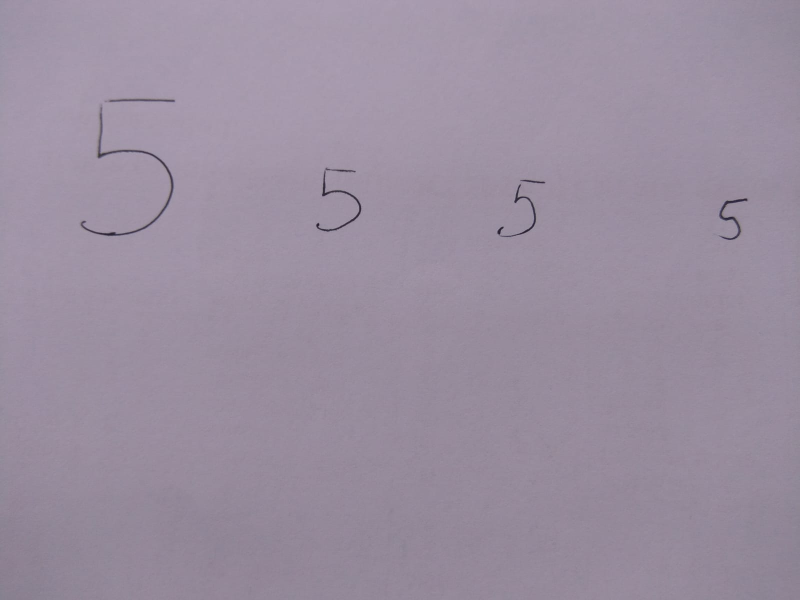
#> input picture Chapter 07. Object Recognition/images/testcamera.jpeg, 1599 x 1200 px (shown at 1/2 size)
$ jupyter execute --allow-errors '7.3 Binomial distribution Naive Bayes Classifier.ipynb'
#> lines starting #> are read from the running program, lines starting #| are printed output that depends on the picture; after the words box and inside, x2 and y2 are one past the last pixel; in counts of white or black regions, pixels touching at a corner belong together
# 7.3 Binomial distribution Naive Bayes Classifier

In the previous notebook we appied a Maximum Log-Likelihood estimation ($d_k(x) = ln\ p(\mathbf{x}/C_k)$) on features that follow a normal distribution. In this notebook we will use as well a Maximum Log-Likelihood estimation but **now the variables follow a binomial distribuion** (variables are either $1$ or $0$).

As we are using a **naive** Bayes classifier, variables are again assumed **independent**:

$$P(x_i \cap x_j) = P(x_i)p(x_j) \; \forall i,j$$

In this notebook we will learn how a naive Bayes classifier can be trained (section 7.3.1) and tested (section 7.3.2) using binomial variables.

## Problem contex - Digit recognition

> Digit recognition system is the working of a machine to **train itself or recognizing the digits** from different sources like emails, bank cheque, papers, images, etc. and in different real-world scenarios for online handwriting recognition on computer tablets or system, recognize **number plates of vehicles**, processing bank cheque amounts, numeric entries in forms filled up by hand (say — tax forms) and so on.

For completing our plate detector and recognition system, we are going to learn how to construct a digit recognition system (can be generalized for all plate possible characters) usign a naive Bayes classifier.

For this problem we need a set of digit images that will be used as training dataset for our classifier. For car plate recognition we would have to classify digits and letter. For simplify this, we are going to use only digit images (only 10 possible classes). You can find provided images in `./images/train_binary/imagen{0-9}_{1-500}.png`, having 500 images for each digit.

*Note that images contains handwritten digits instead of plate ones, but it's the same procedure.*

[cell 1]
import numpy as np
import cv2
import matplotlib.pyplot as plt
import matplotlib
matplotlib.rcParams['figure.figsize'] = (16.0, 8.0)

images_path = './images/'

### 7.3.1 Training a naive Bayes classifier (binomial distribution)

We will follow the same procedure than in the previous notebook, but adapted to binomial distribution. First, we need to remember how the discriminant function of a Bayesian classifier is created:$\\[10pt]$

$$
\begin{eqnarray}
&d_k(x) &= P(C_k/\mathbf{x}) = \frac{p(\mathbf{x}/C_k)P(C_k)}{P(\mathbf{x})}\\
\xrightarrow{P(\mathbf{x})\text{ is a constant value }\forall k} \hspace{0.2cm}&d_k(x) &= p(\mathbf{x}/C_k)P(C_k)\\[7pt]
\xrightarrow{\text{ ln doesn't alter maximum }} \hspace{0.2cm} &d_k(x) &= lnp(\mathbf{x}/C_k) + lnP(C_k)\\[7pt]
\xrightarrow{\text{If } P(C_k) = P(C_j)\; \forall \ j,k }\hspace{0.2cm} &d_k(x) &= lnp(\mathbf{x}/C_k)
\end{eqnarray}
\\[8pt]$$

For this problem, we have $28x28$ pixels images, and each pixel is a feature that can be either $0$ or $1$:

$$\mathbf{x} = [x_1 \; x_2 \; \ldots \; x_f \; \ldots \; x_{28x28}]$$

And the probability of a pixel $x_f$ belongs to a class $C_i$ is:

$$p(x_f/C_i) = (p_f^i)^{x_f} *  (1 - p_f^i)^{(1 - x_f)}$$

Being $p_f^i$ the probability that $x_f = 1$ if $\mathbf{x} \in C_i$.

Our features are independent (naive Bayes classifier), so we can multiply all probaiblities:$\\[5pt]$

$$p(\mathbf{x}/C_i) = \Pi_{f=1}^n p(x_f/C_i) = \Pi_{f=1}^n (p_f^i)^{x_f}*(1 - p_f^i)^{(1 - x_f)}$$

Finally, for obtaining the discriminant function, we apply the logaritm:$\\[7pt]$

$$ln\ p(\mathbf{x}/C_i) = \Sigma_{f=1}^n [x_f \cdot ln(p_f^i) + (1- x_f) \cdot ln\ (1-p_f^i)] = \Sigma_{f=1}^n x_f \cdot ln\ \frac{p_f^i}{1-p_f^i} + \Sigma_{f=1}^n ln\ (1-p_f^i)$$

$$d_i(x) = ln \ p(\mathbf{x}/C_i) + ln \ P(C_i) = \underbrace{ln \ P(C_i) + \Sigma_{f=1}^n ln\ (1-p_f^i)}_{w_{n+1}^i} + \Sigma_{f=1}^n x_f \cdot \underbrace{ln\ \frac{p_f^i}{1-p_f^i}}_{w_f^i}$$

As we can see, the function is lineal.

### **<span style="color:green"><b><i>ASSIGNMENT 1a</i></b></span>**

**Setting up the data**

The first step for training the classifier is preparing the images, this is done vectorizing each image. **Our task** is to construct a matrix containing all the images data (`./images/train_binary/imagen{0-9}_{1-500}.png`), this array will have 3 dimensions $(n\_pixels, n\_images, n\_classes)$. Each column of the array contains a vectorized version of the corresponding image (the are `m_images` columns for `n_images` images). In the third column we have the classes (we have 10 possible classes {0-9}).

Read all images (500 images for each digit) and obtain the mentioned matrix storing all data. Images are grayscale, you will have to segment them first using openCV in order to follow a binomial distribution.

[cell 2]
## Training

# Initialize matrix
r,c = 28,28
dataset = np.zeros((r*c,500,10))

# For each class
#> (the rest of this cell did not finish here and is left out)

### **<span style="color:green"><b><i>ASSIGNMENT 1b</i></b></span>**

**Computing probabilities**

Now, we will compute the probabilities matrix that allows us to compute the weights:

$$d_i(x) = ln \ p(\mathbf{x}/C_i) + ln \ P(C_i) = \underbrace{ln \ P(C_i) + \Sigma_{f=1}^n ln\ (1-p_f^i)}_{w_{n+1}^i} + \Sigma_{f=1}^n x_f \cdot \underbrace{ln\ \frac{p_f^i}{1-p_f^i}}_{w_f^i}$$

In this case, the weights are constructed from probabilities ($p_f^i$). Each variable $p_f^i$ contains the probability that $x_f = 1$ if $\mathbf{x} \in C_i$. For binomial distribution, computing the probabilities is straightforward. We just have to count the number of times that each pixel is `1` in each class, and divide it by the number of imaged used:

$$p_{f}^i = \frac{1}{N}\Sigma_{k=1}^{N}x_{f,k}^{i}$$$\\[3pt]$

*Regarding to our problem, $N=500$ as we have $500$ images for each class and the range of $f$ is $[0-783]$*.

$\\[2pt]$

**What to do?** Construct a 2D matrix **containing all the probabilities** ($matrix[f,i] = p_f^i$). Then, **unvectorize the probabilities** in the matrix (2D $\rightarrow$ 3D), constructing **heatmaps**, which are images where each pixel contains its own probability. Finally, **plot the heatmaps** in order to **check** if we are in a good way:

*Tip: try to use [np.sum](https://numpy.org/doc/stable/reference/generated/numpy.sum.html) for computing the probaiblities in order to avoid loops, which are usually slower (check the `axis` argument).*

[cell 3]
# Compute probabilities
probabilities = np.sum(dataset, axis=1)/500

# Reshape to obtain heatmaps
heatmaps = probabilities.reshape(r,c,10)

# Plot heatmaps
for i in range(2):
    for j in range(5):
        plt.subplot(2,5, i*5+(j+1))
        plt.title("Number " + str(i*5+j) + " probabilities")
        plt.imshow(heatmaps[:,:,i*5+j])
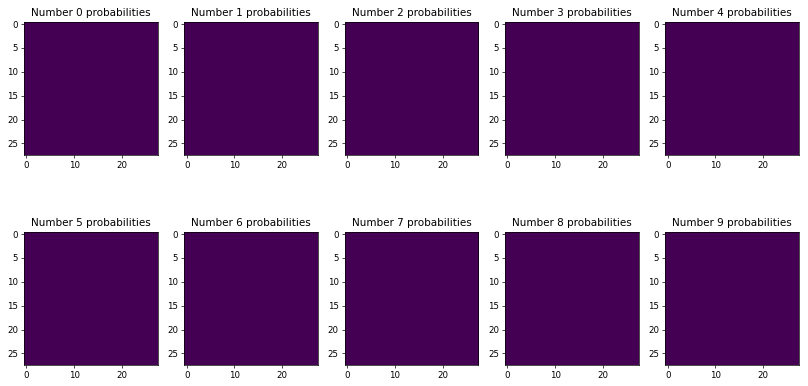
#> figure drawn by matplotlib, 10 panels

### **<span style="color:green"><b><i>ASSIGNMENT 1c</i></b></span>**

**Computing weights**

As you know, once we obtain the weights of the discriminant function, we can compute the discriminant functions and then classify new images. So, this is the last training step.

$$
\begin{eqnarray}
w_f^i &=& ln\ \frac{p_f^i}{1-p_f^i}\\[5pt]
w_{n+1}^i &=& ln\ P(C_k) + \Sigma_{f=1}^n ln(1- p_f^i)
\end{eqnarray}
$$

Note that we can't neither divide by 0 nor compute the logarithm of 0. If we want to compute the weights, we should **previously replace 0 and 1 probabilities for close numbers** (e.g. 0.0001 and 0.9999), this can be done using [np.where](https://numpy.org/doc/1.18/reference/generated/numpy.where.html).

Again, as we don't have any prior information about the occurences of each class, the prior probability $P(C_k)$ should be $1/n\_classes$ for each class $k$.

**What to do?** Construct a 2D matrix containing the weights of the classifier.

*For applying the natural logarithm to all the elements of a matrix, you can use [np.log](https://numpy.org/doc/1.18/reference/generated/numpy.log.html?highlight=log#numpy.log).*

[cell 4]
## Weight calculation

# Replace 0 and 1 values
probabilities = np.where(probabilities==0, 0.001, probabilities)
probabilities = np.where(probabilities==1, 0.999, probabilities)

# Initialize matrix
weights = np.zeros((r*c+1,10))

# Compute weights
weights[:-1,:] = np.log(probabilities/(1-probabilities))
weights[-1,:] = np.log(0.1) + np.sum(np.log(1-probabilities),axis=0)

### 7.3.2 Testing a naive Bayes classifier (binomial distribution)

Once we have the weights $w_{n+1}^i$ and $w_f^i$, we can evaluate the discriminant functions $d_i(x) \; (i=0,1,\ldots,9)$ for each vector $\mathbf{x}$ (a new vectorized image that have not been used in training phase).

$$d_i(\mathbf{x}) = w_{n+1}^i + \Sigma_{f=0}^{783}w_f^i \cdot x_f \quad i = 0,\ldots, 9$$

We will have 10 outputs, the results of the discriminant functions (one per class). As we are estimating the **maximum log-likelihood**, the assigned class will be maximum distriminant function.

### **<span style="color:green"><b><i>ASSIGNMENT 2</i></b></span>**

For this exercise, we provide the numPy matrix `digitos.npy` located at `./test_binary/`. It is a 1D matrix containing 50 digits between 0 and 9 that are the classes of the images `./test_binary/timage{1-50}`. **Your task** is to classify those 50 images and check if the output of your classifier match with the actual class (contained in `digitos.npy`). In this way, we can estimate how good is our classifier.

*If you trained your classifier with the provided images, you should have 41/50 hits, or a 82% of accuracy.*

#> (a cell that did not finish here is left out)

### **<span style="color:green"><b><i>EXTRA: ASSIGNMENT 3</i></b></span>**

You can also test your classifier with your own images, try to write a digit in a paper and make a photo with your phone. You will need some preprocessing first in order to preparing the image as a feature vector $\mathbf{x}$.$\\[5pt]$

$\\[5pt]$

First, you will need to segment the region of interest (crop the digit). Then, you will have to resize the image to a $28\times28$ image (classifier input), you can use [cv2.resize](https://docs.opencv.org/4.2.0/da/d54/group__imgproc__transform.html#ga47a974309e9102f5f08231edc7e7529d) for that. Finally, binarize and vectorize the image so it can be used as input for the classifier. Follow the steps done in *assignment 2* for classify the image and show the results!

[cell 6]
## Testing with our own image

# Read image and convert it to grayscale
color_image = cv2.imread(images_path + 'testcamera.jpeg', -1)
#> color_image is the input picture: shape (1200, 1599, 3); mean B, G, R 160.1, 142.8, 154.6
color_image = cv2.cvtColor(color_image, cv2.COLOR_BGR2RGB)

# Crop ROI
color_image = color_image[380:500,1390:1510,:]
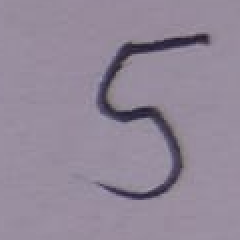
#> color_image: shape (120, 120, 3) (shown 2 times larger); mean R, G, B 147, 136.1, 152.9
image = cv2.cvtColor(color_image, cv2.COLOR_RGB2GRAY)

# Binarize it
image = cv2.resize(image,(r,c))
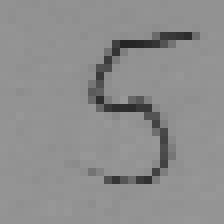
#> image: shape (28, 28) (shown 8 times larger); min 37, max 152, mean 141.2
_,binarized = cv2.threshold(image,130,1,cv2.THRESH_BINARY_INV)
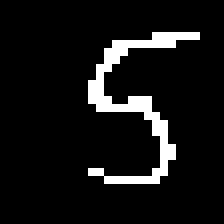
#> binarized: shape (28, 28) (shown 8 times larger); values 0 (black) and 1 (white), 7.9% white in thin lines or dots, all inside (x1, y1, x2, y2) = (11, 4, 25, 23)

# Reshape the image
vector_binarized = binarized.reshape((-1,1))
#> vector_binarized = 784 values, max 1 at index 131, min 0 at index 0, mean 0.0791
vector_binarized = np.append(vector_binarized,[1])
#> vector_binarized = 785 values, max 1 at index 131, min 0 at index 0, mean 0.0803

# Evaluate the discriminant functions
#> (the rest of this cell did not finish here and is left out)
